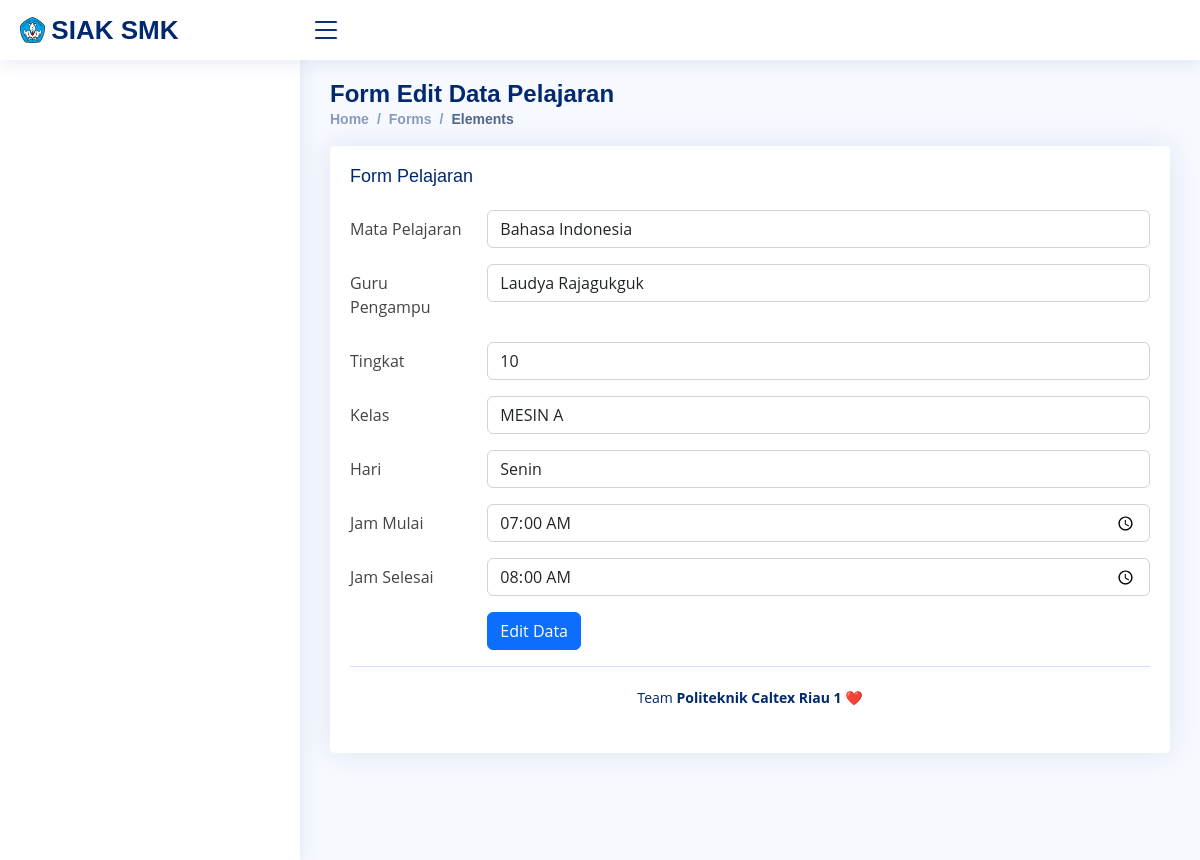
The app's page /Pelajaran/edit/29 with its own data.
### tables this page shows
CREATE TABLE `jadwalpelajaran` (
  `id_jadwal` int(10) NOT NULL,
  `id_kelas` int(10) NOT NULL,
  `id_mapel` int(10) NOT NULL,
  `id_guru` int(100) NOT NULL,
  `tingkat` enum('10','11','12') NOT NULL,
  `hari` varchar(100) NOT NULL,
  `jammasuk` time NOT NULL,
  `jamselesai` time NOT NULL
);

CREATE TABLE `mapel` (
  `id` int(10) NOT NULL,
  `mapel` varchar(50) NOT NULL
);

CREATE TABLE `guru` (
  `id_guru` int(10) NOT NULL,
  `password` varchar(100) NOT NULL,
  `nama` varchar(100) NOT NULL,
  `nip` varchar(18) NOT NULL,
  `alamat` varchar(100) NOT NULL,
  `jk` enum('Laki-Laki','Perempuan') NOT NULL,
  `agama` enum('Islam','Kristen Protestan','Katolik','Hindu','Buddha','Konghucu') NOT NULL,
  `tmptlahir` varchar(100) NOT NULL,
  `tgllahir` date NOT NULL,
  `notelp` varchar(15) NOT NULL,
  `gambar` varchar(100) NOT NULL
);

CREATE TABLE `kelas` (
  `id_kelas` int(10) NOT NULL,
  `nama_kelas` varchar(100) NOT NULL,
  `jurusan` int(100) NOT NULL,
  `wali_kelas` int(100) NOT NULL,
  `tingkat` int(11) NOT NULL
);

### application/controllers/Pelajaran.php (called while the page is built, shortened)
<?php
class Pelajaran extends CI_Controller
{
    public function __construct()
    {
        $this->load->model('Pelajaran_model');
        $this->load->model('Guru_model');
        $this->load->model('Kelas_model');
        $this->load->model('Mapel_model');
    }
    public function edit($id)
    {
        $data['judul'] = "Halaman Edit Pelajaran";
        $data['pelajaran'] = $this->Pelajaran_model->getById($id);
        $data['guru'] = $this->Guru_model->get();
        $data['kelas'] = $this->Kelas_model->get();
        $data['mapel'] = $this->Mapel_model->get();
        $this->form_validation->set_rules('id_mapel', 'Nama Pelajaran', 'required', [
            'required' => 'Nama Pelajaran Wajib diisi',
        ]);
        $this->form_validation->set_rules('id_guru', 'Nama Guru', 'required', [
            'required' => 'Nama Guru Wajib diisi',
        ]);
        $this->form_validation->set_rules('tingkat', 'Tingkat', 'required', [
            'required' => 'Tingkat Wajib diisi',
        ]);
        $this->form_validation->set_rules('id_kelas', 'Nama Kelas ', 'required', [
            'required' => 'Nama Kelas Wajib diisi',
        ]);
        $this->form_validation->set_rules('jammasuk', 'Jam Masuk ', 'required', [
            'required' => 'Jam Masuk Wajib diisi',
        ]);
        $this->form_validation->set_rules('jamselesai', 'Jam Selesai ', 'required', [
            'required' => 'Jam Selesai Wajib diisi',
        ]);
        if ($this->form_validation->run() == false) {
            $this->load->view("layout/header", $data);
            $this->load->view("pelajaran/vw_ubah_pelajaran", $data);
            $this->load->view("layout/footer");
        }
    }
}
?>

### index.php (called while the page is built, shortened)
<?php
require_once BASEPATH.'core/CodeIgniter.php';

### application/models/Mapel_model.php (called while the page is built, shortened)
<?php
class Mapel_model extends CI_Model
{
    public $table = 'mapel';
    public function get()
    {
        $this->db->from($this->table);
        $query = $this->db->get();
        return $query->result_array();
    }
}
?>

### application/models/Pelajaran_model.php (called while the page is built, shortened)
<?php
class Pelajaran_model extends CI_Model
{
    public $table = 'jadwalpelajaran';
    public function getById($id)
    {
        $this->db->from($this->table);
        $this->db->where('id_jadwal', $id);
        $query = $this->db->get();
        return $query->row_array();
    }
}

### application/models/Guru_model.php (called while the page is built, shortened)
<?php
class Guru_model extends CI_Model
{
    public $table = 'guru';
    public function get()
    {
        $this->db->from($this->table);
        $query = $this->db->get();
        return $query->result_array();
    }
}

### application/models/Kelas_model.php (called while the page is built, shortened)
<?php
class Kelas_model extends CI_Model
{
    public $table = 'kelas';
    public function get()
    {
        $this->db->from($this->table);
        $query = $this->db->get();
        return $query->result_array();
    }
}

### application/views/pelajaran/vw_ubah_pelajaran.php (the view, shortened to what this page needs)
<main id="main" class="main">
    <div class="pagetitle">
        <h1>Form Edit Data Pelajaran</h1>
        <nav>
            <ol class="breadcrumb">
                <li class="breadcrumb-item"><a href="index.html">Home</a></li>
                <li class="breadcrumb-item">Forms</li>
                <li class="breadcrumb-item active">Elements</li>
            </ol>
        </nav>
    </div>
    <section class="section">
        <div class="row">
            <div class="col-lg-12">
                <div class="card">
                    <div class="card-body">
                        <h5 class="card-title">Form Pelajaran</h5>
                        <form action="" method="POST">
                            <form>
                                <div class="row mb-3">
                                    <label for="id_mapel" class="col-sm-2 col-form-label">Mata Pelajaran</label>
                                    <div class="col-sm-10">
                                        <select name="id_mapel" id="id_mapel" class="form-control">
                                            <?php foreach ($mapel as $m) : ?>
                                            <option value="<?= $m['id']; ?>" <?php if ($pelajaran['id_mapel'] == $m['id']) {
                                                                                    echo "selected";
                                                                                } ?>><?= $m['mapel']; ?>
                                            </option>
                                            <?php endforeach; ?>
                                        </select>
                                    </div>
                                </div>
                                <div class="row mb-3">
                                    <label for="id_guru" class="col-sm-2 col-form-label">Guru Pengampu</label>
                                    <div class="col-sm-10">
                                        <select name="id_guru" id="id_guru" class="form-control">
                                            <?php foreach ($guru as $g) : ?>
                                            <option value="<?= $g['id_guru']; ?>" <?php if ($pelajaran['id_guru'] == $g['id_guru']) {
                                                                                        echo "selected";
                                                                                    } ?>><?= $g['nama']; ?>
                                            </option>
                                            <?php endforeach; ?>
                                        </select>
                                    </div>
                                </div>
                                <div class="row mb-3">
                                    <label for="tingkat" class="col-sm-2 col-form-label">Tingkat</label>
                                    <div class="col-sm-10">
                                        <select name="tingkat" id="tingkat" class="form-control">
                                            <option value="10" <?php if ($pelajaran['tingkat'] == "10") {
                                                                    echo "selected";
                                                                } ?>>10</option>
                                        </select>
                                    </div>
                                </div>
                                <div class="row mb-3">
                                    <label for="id_kelas" class="col-sm-2 col-form-label">Kelas</label>
                                    <div class="col-sm-10">
                                        <select name="id_kelas" id="id_kelas" class="form-control">
                                            <?php foreach ($kelas as $k) : ?>
                                            <option value="<?= $k['id_kelas']; ?>" <?php if ($pelajaran['id_kelas'] == $k['id_kelas']) {
                                                                                        echo "selected";
                                                                                    } ?>><?= $k['nama_kelas']; ?>
                                            </option>
                                            <?php endforeach; ?>
                                        </select>
                                    </div>
                                </div>
                                <div class="row mb-3">
                                    <label for="hari" class="col-sm-2 col-form-label">Hari</label>
                                    <div class="col-sm-10">
                                        <select name="hari" id="hari" class="form-control">
                                            <option value="Senin" <?php if ($pelajaran['hari'] == "Senin") {
                                                                        echo "selected";
                                                                    } ?>>Senin</option>
                                        </select>
                                    </div>
                                </div>
                                <div class="row mb-3">
                                    <label for="jammasuk" class="col-sm-2 col-form-label">Jam Mulai</label>
                                    <div class="col-sm-10">
                                        <input type="time" name="jammasuk" value="<?= $pelajaran['jammasuk']; ?>"
                                            class="form-control" id="jammasuk" placeholder="Jam Masuk">
                                    </div>
                                </div>
                                <div class="row mb-3">
                                    <label for="jamselesai" class="col-sm-2 col-form-label">Jam Selesai</label>
                                    <div class="col-sm-10">
                                        <input type="time" name="jamselesai" value="<?= $pelajaran['jamselesai']; ?>"
                                            class="form-control" id="jamselesai" placeholder="Jam Selesai">
                                    </div>
                                </div>
                                <div class="row mb-3">
                                    <label class="col-sm-2 col-form-label"></label>
                                    <div class="col-sm-10">
                                        <button type="submit" name="edit" class="btn btn-primary">Edit Data</button>
                                    </div>
                                </div>
                            </form>

### assets/css/style.css (style rules this page uses)
:root { scroll-behavior: smooth; }
body { font-family: "Open Sans", sans-serif; background: #f6f9ff; color: #444444; }
a { color: #4154f1; text-decoration: none; }
h1, h2, h3, h4, h5, h6 { font-family: "Nunito", sans-serif; }
#main { margin-top: 60px; padding: 20px 30px; transition: all 0.3s; min-height: 100vh; }
.pagetitle { margin-bottom: 10px; }
.pagetitle h1 { font-size: 24px; margin-bottom: 0; font-weight: 600; color: #012970; }
.card { margin-bottom: 30px; border: none; border-radius: 5px; box-shadow: 0px 0 30px rgba(1, 41, 112, 0.1); margin-left: auto; margin-right: auto; }
.card-title { padding: 20px 0 15px 0; font-size: 18px; font-weight: 500; color: #012970; font-family: "Poppins", sans-serif; }
.card-body { padding: 0 20px 20px 20px; }
.breadcrumb { font-size: 14px; font-family: "Nunito", sans-serif; color: #899bbd; font-weight: 600; }
.breadcrumb a { color: #899bbd; transition: 0.3s; }
.breadcrumb .breadcrumb-item::before { color: #899bbd; }
.breadcrumb .active { color: #51678f; font-weight: 600; }
@media (min-width: 1200px) { #main { margin-left: 300px; } }

### records on screen
jadwalpelajaran: id_mapel "Bahasa Indonesia", id_guru "Laudya Rajagukguk", tingkat "10", id_kelas "MESIN A", hari "Senin", jammasuk "07:00:00", jamselesai "08:00:00"
